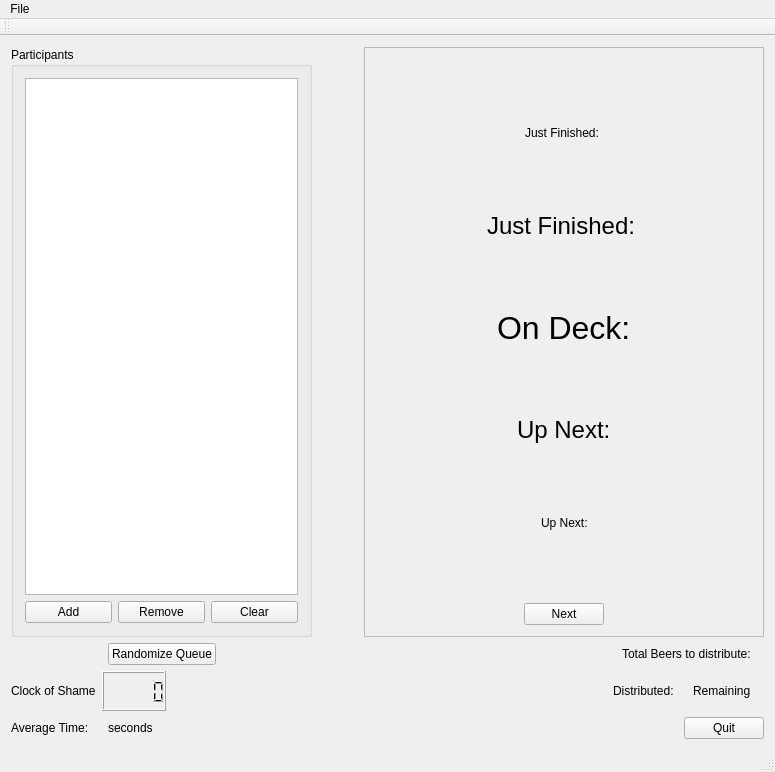
<?xml version="1.0" encoding="UTF-8"?>
<ui version="4.0">
 <class>MainWindow</class>
 <widget class="QMainWindow" name="MainWindow">
  <property name="geometry">
   <rect>
    <x>0</x>
    <y>0</y>
    <width>775</width>
    <height>772</height>
   </rect>
  </property>
  <property name="windowTitle">
   <string>IDT's Beer Exchanger</string>
  </property>
  <widget class="QWidget" name="centralWidget">
   <layout class="QGridLayout" name="gridLayout_3">
    <item row="0" column="3">
     <widget class="QFrame" name="runFrame">
      <property name="sizePolicy">
       <sizepolicy hsizetype="Fixed" vsizetype="Preferred">
        <horstretch>0</horstretch>
        <verstretch>0</verstretch>
       </sizepolicy>
      </property>
      <property name="minimumSize">
       <size>
        <width>400</width>
        <height>0</height>
       </size>
      </property>
      <property name="maximumSize">
       <size>
        <width>400</width>
        <height>16777215</height>
       </size>
      </property>
      <property name="frameShape">
       <enum>QFrame::StyledPanel</enum>
      </property>
      <property name="frameShadow">
       <enum>QFrame::Raised</enum>
      </property>
      <layout class="QGridLayout" name="gridLayout_2">
       <item row="0" column="0">
        <spacer name="verticalSpacer_4">
         <property name="orientation">
          <enum>Qt::Vertical</enum>
         </property>
         <property name="sizeHint" stdset="0">
          <size>
           <width>228</width>
           <height>28</height>
          </size>
         </property>
        </spacer>
       </item>
       <item row="1" column="0">
        <layout class="QHBoxLayout" name="horizontalLayout_2">
         <item>
          <spacer name="horizontalSpacer_9">
           <property name="orientation">
            <enum>Qt::Horizontal</enum>
           </property>
           <property name="sizeHint" stdset="0">
            <size>
             <width>40</width>
             <height>20</height>
            </size>
           </property>
          </spacer>
         </item>
         <item>
          <widget class="QLabel" name="lblNegTwo">
           <property name="text">
            <string>Just Finished: </string>
           </property>
          </widget>
         </item>
         <item>
          <spacer name="horizontalSpacer_5">
           <property name="orientation">
            <enum>Qt::Horizontal</enum>
           </property>
           <property name="sizeHint" stdset="0">
            <size>
             <width>40</width>
             <height>20</height>
            </size>
           </property>
          </spacer>
         </item>
        </layout>
       </item>
       <item row="2" column="0">
        <spacer name="verticalSpacer_6">
         <property name="orientation">
          <enum>Qt::Vertical</enum>
         </property>
         <property name="sizeHint" stdset="0">
          <size>
           <width>228</width>
           <height>28</height>
          </size>
         </property>
        </spacer>
       </item>
       <item row="3" column="0">
        <layout class="QHBoxLayout" name="horizontalLayout_8">
         <item>
          <spacer name="horizontalSpacer_10">
           <property name="orientation">
            <enum>Qt::Horizontal</enum>
           </property>
           <property name="sizeHint" stdset="0">
            <size>
             <width>40</width>
             <height>20</height>
            </size>
           </property>
          </spacer>
         </item>
         <item>
          <widget class="QLabel" name="lblNegOne">
           <property name="font">
            <font>
             <pointsize>18</pointsize>
            </font>
           </property>
           <property name="text">
            <string>Just Finished: </string>
           </property>
          </widget>
         </item>
         <item>
          <spacer name="horizontalSpacer_8">
           <property name="orientation">
            <enum>Qt::Horizontal</enum>
           </property>
           <property name="sizeHint" stdset="0">
            <size>
             <width>40</width>
             <height>20</height>
            </size>
           </property>
          </spacer>
         </item>
        </layout>
       </item>
       <item row="4" column="0">
        <spacer name="verticalSpacer">
         <property name="orientation">
          <enum>Qt::Vertical</enum>
         </property>
         <property name="sizeHint" stdset="0">
          <size>
           <width>228</width>
           <height>27</height>
          </size>
         </property>
        </spacer>
       </item>
       <item row="5" column="0">
        <layout class="QHBoxLayout" name="horizontalLayout_3">
         <item>
          <spacer name="horizontalSpacer_11">
           <property name="orientation">
            <enum>Qt::Horizontal</enum>
           </property>
           <property name="sizeHint" stdset="0">
            <size>
             <width>40</width>
             <height>20</height>
            </size>
           </property>
          </spacer>
         </item>
         <item>
          <widget class="QLabel" name="lblOnDeck">
           <property name="sizePolicy">
            <sizepolicy hsizetype="Fixed" vsizetype="Preferred">
             <horstretch>0</horstretch>
             <verstretch>0</verstretch>
            </sizepolicy>
           </property>
           <property name="minimumSize">
            <size>
             <width>60</width>
             <height>0</height>
            </size>
           </property>
           <property name="font">
            <font>
             <pointsize>24</pointsize>
            </font>
           </property>
           <property name="text">
            <string>On Deck:</string>
           </property>
          </widget>
         </item>
         <item>
          <spacer name="horizontalSpacer_3">
           <property name="orientation">
            <enum>Qt::Horizontal</enum>
           </property>
           <property name="sizeHint" stdset="0">
            <size>
             <width>40</width>
             <height>20</height>
            </size>
           </property>
          </spacer>
         </item>
        </layout>
       </item>
       <item row="6" column="0">
        <spacer name="verticalSpacer_2">
         <property name="orientation">
          <enum>Qt::Vertical</enum>
         </property>
         <property name="sizeHint" stdset="0">
          <size>
           <width>228</width>
           <height>38</height>
          </size>
         </property>
        </spacer>
       </item>
       <item row="7" column="0">
        <layout class="QHBoxLayout" name="horizontalLayout_4">
         <item>
          <spacer name="horizontalSpacer_12">
           <property name="orientation">
            <enum>Qt::Horizontal</enum>
           </property>
           <property name="sizeHint" stdset="0">
            <size>
             <width>40</width>
             <height>20</height>
            </size>
           </property>
          </spacer>
         </item>
         <item>
          <widget class="QLabel" name="lblPlusOne">
           <property name="font">
            <font>
             <pointsize>18</pointsize>
            </font>
           </property>
           <property name="text">
            <string>Up Next:</string>
           </property>
          </widget>
         </item>
         <item>
          <spacer name="horizontalSpacer_4">
           <property name="orientation">
            <enum>Qt::Horizontal</enum>
           </property>
           <property name="sizeHint" stdset="0">
            <size>
             <width>40</width>
             <height>20</height>
            </size>
           </property>
          </spacer>
         </item>
        </layout>
       </item>
       <item row="8" column="0">
        <spacer name="verticalSpacer_5">
         <property name="orientation">
          <enum>Qt::Vertical</enum>
         </property>
         <property name="sizeHint" stdset="0">
          <size>
           <width>228</width>
           <height>28</height>
          </size>
         </property>
        </spacer>
       </item>
       <item row="9" column="0">
        <layout class="QHBoxLayout" name="horizontalLayout_6">
         <item>
          <spacer name="horizontalSpacer_13">
           <property name="orientation">
            <enum>Qt::Horizontal</enum>
           </property>
           <property name="sizeHint" stdset="0">
            <size>
             <width>40</width>
             <height>20</height>
            </size>
           </property>
          </spacer>
         </item>
         <item>
          <widget class="QLabel" name="lblPlusTwo">
           <property name="text">
            <string>Up Next:</string>
           </property>
          </widget>
         </item>
         <item>
          <spacer name="horizontalSpacer_6">
           <property name="orientation">
            <enum>Qt::Horizontal</enum>
           </property>
           <property name="sizeHint" stdset="0">
            <size>
             <width>40</width>
             <height>20</height>
            </size>
           </property>
          </spacer>
         </item>
        </layout>
       </item>
       <item row="10" column="0">
        <spacer name="verticalSpacer_3">
         <property name="orientation">
          <enum>Qt::Vertical</enum>
         </property>
         <property name="sizeHint" stdset="0">
          <size>
           <width>228</width>
           <height>28</height>
          </size>
         </property>
        </spacer>
       </item>
       <item row="11" column="0">
        <layout class="QHBoxLayout" name="horizontalLayout_9">
         <item>
          <spacer name="horizontalSpacer_14">
           <property name="orientation">
            <enum>Qt::Horizontal</enum>
           </property>
           <property name="sizeHint" stdset="0">
            <size>
             <width>34</width>
             <height>19</height>
            </size>
           </property>
          </spacer>
         </item>
         <item>
          <widget class="QPushButton" name="btnNext">
           <property name="text">
            <string>Next</string>
           </property>
          </widget>
         </item>
         <item>
          <spacer name="horizontalSpacer_15">
           <property name="orientation">
            <enum>Qt::Horizontal</enum>
           </property>
           <property name="sizeHint" stdset="0">
            <size>
             <width>34</width>
             <height>19</height>
            </size>
           </property>
          </spacer>
         </item>
        </layout>
       </item>
      </layout>
     </widget>
    </item>
    <item row="1" column="0" colspan="2">
     <layout class="QHBoxLayout" name="horizontalLayout_5">
      <item>
       <spacer name="horizontalSpacer_2">
        <property name="orientation">
         <enum>Qt::Horizontal</enum>
        </property>
        <property name="sizeHint" stdset="0">
         <size>
          <width>40</width>
          <height>20</height>
         </size>
        </property>
       </spacer>
      </item>
      <item>
       <widget class="QPushButton" name="btnArrange">
        <property name="text">
         <string>Randomize Queue</string>
        </property>
       </widget>
      </item>
      <item>
       <spacer name="horizontalSpacer">
        <property name="orientation">
         <enum>Qt::Horizontal</enum>
        </property>
        <property name="sizeHint" stdset="0">
         <size>
          <width>40</width>
          <height>20</height>
         </size>
        </property>
       </spacer>
      </item>
     </layout>
    </item>
    <item row="2" column="0">
     <layout class="QHBoxLayout" name="horizontalLayout_7">
      <item>
       <widget class="QLabel" name="lblPlusTwo_2">
        <property name="text">
         <string>Clock of Shame</string>
        </property>
       </widget>
      </item>
      <item>
       <widget class="QLCDNumber" name="clock">
        <property name="minimumSize">
         <size>
          <width>0</width>
          <height>40</height>
         </size>
        </property>
       </widget>
      </item>
      <item>
       <spacer name="horizontalSpacer_18">
        <property name="orientation">
         <enum>Qt::Horizontal</enum>
        </property>
        <property name="sizeHint" stdset="0">
         <size>
          <width>40</width>
          <height>20</height>
         </size>
        </property>
       </spacer>
      </item>
     </layout>
    </item>
    <item row="0" column="2">
     <widget class="QLabel" name="lblArrow">
      <property name="minimumSize">
       <size>
        <width>30</width>
        <height>64</height>
       </size>
      </property>
      <property name="maximumSize">
       <size>
        <width>30</width>
        <height>65</height>
       </size>
      </property>
      <property name="text">
       <string/>
      </property>
      <property name="pixmap">
       <pixmap resource="down-arrow.qrc">:/images/down-arrow.png</pixmap>
      </property>
      <property name="scaledContents">
       <bool>false</bool>
      </property>
     </widget>
    </item>
    <item row="2" column="1">
     <spacer name="horizontalSpacer_7">
      <property name="orientation">
       <enum>Qt::Horizontal</enum>
      </property>
      <property name="sizeHint" stdset="0">
       <size>
        <width>40</width>
        <height>20</height>
       </size>
      </property>
     </spacer>
    </item>
    <item row="3" column="0">
     <layout class="QHBoxLayout" name="horizontalLayout_10">
      <item>
       <widget class="QLabel" name="lblAverageTimeLabel">
        <property name="text">
         <string>Average Time:</string>
        </property>
       </widget>
      </item>
      <item>
       <widget class="QLabel" name="lblAverage">
        <property name="text">
         <string>&lt;inf&gt;</string>
        </property>
       </widget>
      </item>
      <item>
       <widget class="QLabel" name="lblSeconds">
        <property name="text">
         <string>seconds</string>
        </property>
       </widget>
      </item>
      <item>
       <spacer name="horizontalSpacer_19">
        <property name="orientation">
         <enum>Qt::Horizontal</enum>
        </property>
        <property name="sizeHint" stdset="0">
         <size>
          <width>40</width>
          <height>20</height>
         </size>
        </property>
       </spacer>
      </item>
     </layout>
    </item>
    <item row="0" column="0" colspan="2">
     <widget class="QGroupBox" name="groupBox">
      <property name="sizePolicy">
       <sizepolicy hsizetype="Fixed" vsizetype="Preferred">
        <horstretch>0</horstretch>
        <verstretch>0</verstretch>
       </sizepolicy>
      </property>
      <property name="minimumSize">
       <size>
        <width>301</width>
        <height>0</height>
       </size>
      </property>
      <property name="maximumSize">
       <size>
        <width>301</width>
        <height>16777215</height>
       </size>
      </property>
      <property name="title">
       <string>Participants</string>
      </property>
      <layout class="QGridLayout" name="gridLayout">
       <item row="1" column="0">
        <layout class="QHBoxLayout" name="horizontalLayout">
         <item>
          <widget class="QPushButton" name="btnAdd">
           <property name="text">
            <string>Add</string>
           </property>
          </widget>
         </item>
         <item>
          <widget class="QPushButton" name="btnRemove">
           <property name="text">
            <string>Remove</string>
           </property>
          </widget>
         </item>
         <item>
          <widget class="QPushButton" name="btnClear">
           <property name="text">
            <string>Clear</string>
           </property>
          </widget>
         </item>
        </layout>
       </item>
       <item row="0" column="0">
        <widget class="QListView" name="listView">
         <property name="sizePolicy">
          <sizepolicy hsizetype="Fixed" vsizetype="Expanding">
           <horstretch>0</horstretch>
           <verstretch>0</verstretch>
          </sizepolicy>
         </property>
         <property name="minimumSize">
          <size>
           <width>273</width>
           <height>0</height>
          </size>
         </property>
         <property name="maximumSize">
          <size>
           <width>273</width>
           <height>16777215</height>
          </size>
         </property>
        </widget>
       </item>
      </layout>
     </widget>
    </item>
    <item row="2" column="2">
     <spacer name="horizontalSpacer_16">
      <property name="orientation">
       <enum>Qt::Horizontal</enum>
      </property>
      <property name="sizeHint" stdset="0">
       <size>
        <width>40</width>
        <height>20</height>
       </size>
      </property>
     </spacer>
    </item>
    <item row="3" column="3">
     <layout class="QHBoxLayout" name="horizontalLayout_11">
      <item>
       <spacer name="horizontalSpacer_20">
        <property name="orientation">
         <enum>Qt::Horizontal</enum>
        </property>
        <property name="sizeHint" stdset="0">
         <size>
          <width>40</width>
          <height>20</height>
         </size>
        </property>
       </spacer>
      </item>
      <item>
       <widget class="QPushButton" name="btnQuit">
        <property name="text">
         <string>Quit</string>
        </property>
       </widget>
      </item>
     </layout>
    </item>
    <item row="1" column="3">
     <layout class="QHBoxLayout" name="horizontalLayout_12">
      <item>
       <spacer name="horizontalSpacer_21">
        <property name="orientation">
         <enum>Qt::Horizontal</enum>
        </property>
        <property name="sizeHint" stdset="0">
         <size>
          <width>40</width>
          <height>20</height>
         </size>
        </property>
       </spacer>
      </item>
      <item>
       <widget class="QLabel" name="lblAverageTimeLabel_3">
        <property name="text">
         <string>Total Beers to distribute:</string>
        </property>
       </widget>
      </item>
      <item>
       <widget class="QLabel" name="lblTotalBeers">
        <property name="text">
         <string>&lt;inf&gt;</string>
        </property>
       </widget>
      </item>
     </layout>
    </item>
    <item row="2" column="3">
     <layout class="QHBoxLayout" name="horizontalLayout_13">
      <item>
       <spacer name="horizontalSpacer_22">
        <property name="orientation">
         <enum>Qt::Horizontal</enum>
        </property>
        <property name="sizeHint" stdset="0">
         <size>
          <width>40</width>
          <height>20</height>
         </size>
        </property>
       </spacer>
      </item>
      <item>
       <widget class="QLabel" name="lblAverageTimeLabel_4">
        <property name="text">
         <string>Distributed:</string>
        </property>
       </widget>
      </item>
      <item>
       <widget class="QLabel" name="lblDistributed">
        <property name="text">
         <string>&lt;inf&gt;</string>
        </property>
       </widget>
      </item>
      <item>
       <widget class="QLabel" name="lblAverageTimeLabel_2">
        <property name="text">
         <string>Remaining</string>
        </property>
       </widget>
      </item>
      <item>
       <widget class="QLabel" name="lblRemaining">
        <property name="text">
         <string>&lt;inf&gt;</string>
        </property>
       </widget>
      </item>
     </layout>
    </item>
   </layout>
  </widget>
  <widget class="QToolBar" name="mainToolBar">
   <attribute name="toolBarArea">
    <enum>TopToolBarArea</enum>
   </attribute>
   <attribute name="toolBarBreak">
    <bool>false</bool>
   </attribute>
  </widget>
  <widget class="QStatusBar" name="statusBar"/>
  <widget class="QMenuBar" name="menuBar">
   <property name="geometry">
    <rect>
     <x>0</x>
     <y>0</y>
     <width>775</width>
     <height>22</height>
    </rect>
   </property>
   <widget class="QMenu" name="menuFile">
    <property name="title">
     <string>File</string>
    </property>
    <addaction name="actionExit"/>
   </widget>
   <addaction name="menuFile"/>
  </widget>
  <action name="actionExit">
   <property name="text">
    <string>Exit</string>
   </property>
  </action>
  <action name="actionReport_Size">
   <property name="text">
    <string>Report Size</string>
   </property>
  </action>
 </widget>
 <layoutdefault spacing="6" margin="11"/>
 <resources>
  <include location="down-arrow.qrc"/>
 </resources>
 <connections>
  <connection>
   <sender>btnQuit</sender>
   <signal>clicked(bool)</signal>
   <receiver>MainWindow</receiver>
   <slot>close()</slot>
   <hints>
    <hint type="sourcelabel">
     <x>718</x>
     <y>722</y>
    </hint>
    <hint type="destinationlabel">
     <x>382</x>
     <y>385</y>
    </hint>
   </hints>
  </connection>
 </connections>
</ui>
